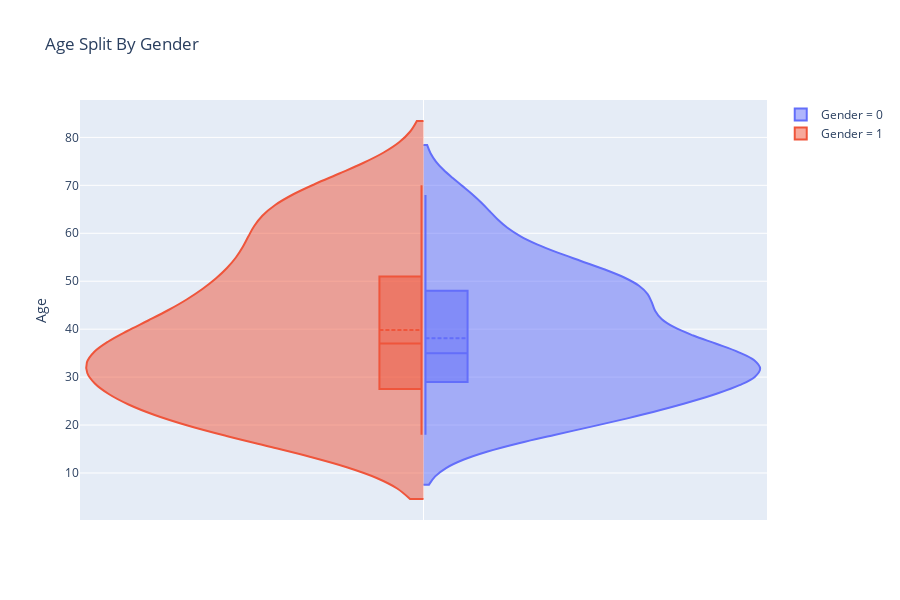

Here is the notebook cell this chart was saved with:
### Code cell
#Male population is slightly older than Female
Plot(Data, "Age", "Gender")

### Figure 1 — Plotly figure (JSON) as saved in the notebook; plotly's stock layout.template omitted (floating-point values rounded to 4 significant figures; data arrays with more than 128 entries replaced by an {"elided": "..."} marker saying what was removed)
{"data": [{"box": {"visible": true}, "meanline": {"visible": true}, "name": "Gender = 0", "showlegend": true, "side": "positive", "type": "violin", "x": {"elided": "200 int values"}, "y": [20, 23, 31, 22, 35, 23, 30, 35, 58, 24, 35, 35, 46, 54, 45, 40, 23, 21, 49, 21, 42, 30, 36, 20, 65, 31, 49, 24, 50, 27, 29, 31, 49, 31, 50, 51, 27, 67, 54, 43, 68, 32, 47, 60, 60, 45, 23, 49, 46, 21, 55, 22, 34, 50, 68, 40, 32, 47, 27, 23, 49, 21, 66, 19, 38, 18, 19, 63, 49, 51, 50, 38, 40, 23, 31, 25, 31, 29, 44, 35, 57, 28, 32, 32, 34, 44, 38, 47, 27, 30, 30, 56, 29, 31, 36, 33, 36, 52, 30, 37, 32, 29, 41, 54, 41, 36, 34, 32, 38, 47, 35, 45]}, {"box": {"visible": true}, "meanline": {"visible": true}, "name": "Gender = 1", "showlegend": true, "side": "negative", "type": "violin", "x": {"elided": "200 int values"}, "y": [19, 21, 64, 67, 37, 22, 20, 52, 35, 25, 31, 29, 35, 60, 53, 18, 24, 48, 33, 59, 47, 69, 53, 70, 19, 63, 18, 19, 70, 59, 26, 40, 57, 38, 67, 48, 18, 48, 24, 48, 20, 67, 26, 49, 54, 68, 66, 65, 19, 27, 39, 43, 40, 59, 38, 47, 39, 20, 32, 19, 32, 25, 28, 48, 34, 43, 39, 37, 34, 19, 50, 42, 32, 40, 28, 36, 36, 58, 27, 59, 35, 46, 30, 28, 33, 32, 32, 30]}], "layout": {"height": 600, "title": {"text": "Age Split By Gender"}, "width": 900, "xaxis": {"showgrid": true, "showticklabels": false, "zeroline": true}, "yaxis": {"showgrid": true, "tickprefix": "", "ticksuffix": "", "title": {"text": "Age"}, "zeroline": true}}}
